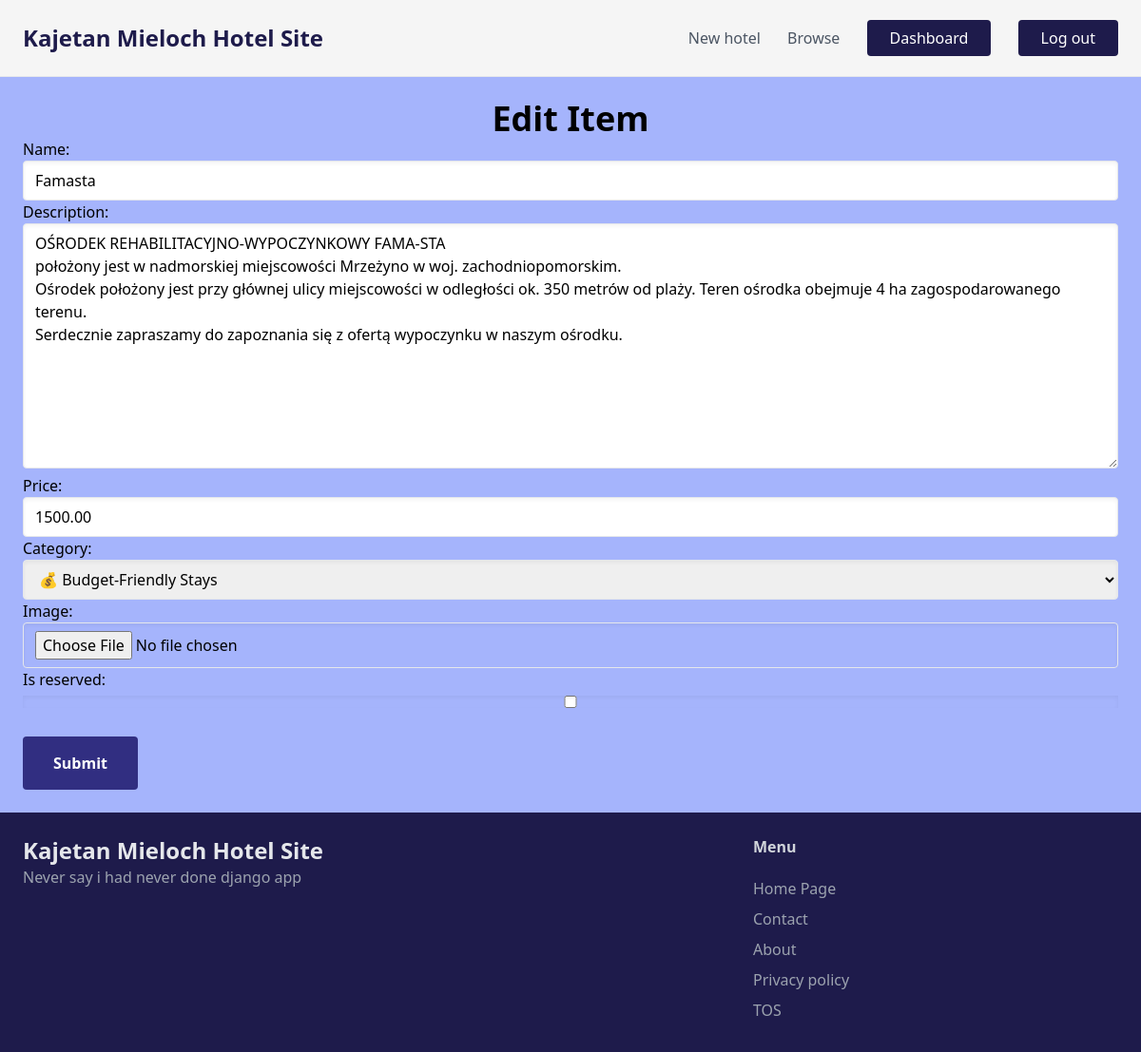
The page /items/1/edit (signed in) on the database its author committed.
### item/models.py (models this page shows, shortened)
class Item(models.Model):
    name = models.CharField(max_length=50)
    description = models.TextField()
    price = models.DecimalField(max_digits=6, decimal_places=2)
    category = models.ForeignKey(Category, on_delete=models.CASCADE)
    is_reserved = models.BooleanField(default=False)
    created_at = models.DateTimeField(auto_now_add=True)
    created_by = models.ForeignKey(User, related_name='items', on_delete=models.CASCADE)
    image = models.ImageField(upload_to='item_images')
    class Meta:
        verbose_name = 'Item'

class Category(models.Model):
    name = models.CharField(max_length=50)
    description = models.TextField()
    image = models.ImageField(upload_to='categories')
    class Meta:
        verbose_name = 'Category'
    def __str__(self):
        return self.name

### item/views.py (the view)
# urls.py: path('<int:pk>/edit', views.edit, name='edit'),
@login_required
def edit(request, pk):
    item = get_object_or_404(Item, pk=pk, created_by=request.user)
    if request.method == 'POST':
        form = EditItemForm(request.POST, request.FILES, instance=item)
        print("post")
        if form.is_valid():
            print('valid')
            item.save()
            return redirect('item:detail', pk=item.pk)
    else:
        form = EditItemForm(instance=item)
    return render(request, 'item/new.html', {
        'form': form,
        'title': 'Edit Item',
    })

### item/forms.py
class EditItemForm(forms.ModelForm):
    class Meta:
        model = Item
        fields = ('name', 'description', 'price', 'category', 'image', 'is_reserved')
        widgets = {
            'category': forms.Select(attrs={
                'class': INPUT_CLASSES
                }),
            'name': forms.TextInput(attrs={
                'class': INPUT_CLASSES
                }),
            'description': forms.Textarea(attrs={
                'class': INPUT_CLASSES
                }),
            'image': forms.FileInput(attrs={
                'class': INPUT_CLASSES
                }),
            'price': forms.TextInput(attrs={
                'class': INPUT_CLASSES
                }),
            'is_reserved': forms.CheckboxInput(attrs={
                'class': INPUT_CLASSES
                }),
        }

### item/templates/item/new.html (shortened to what this page needs)
{% extends "core/base.html" %}
{% block content %}
<h1 class="text-center text-4xl font-bold">{{title}}</h1>
<form method="post" action="." enctype="multipart/form-data">
    <div class="space-2">
        {{ form.as_p }}
    </div>
    <br><button class="py-4 px-8 bg-indigo-900 hover:bg-indigo-800 text-white font-bold py-2 px-4 rounded" type="submit">Submit</button>
</form>
{% endblock  %}

### rows shown on the page
Item: name "Famasta", description "OŚRODEK REHABILITACYJNO-WYPOCZYNKOWY FAMA-STA położony jest w nadmorskiej miejscowości Mrzeżyno w woj. zachodniopomorskim. Ośrodek położony jest przy głównej ulicy miejscowości w odległości ok. 350 metrów od plaży. Teren ośrodka obejmuje 4 ha zagospodarowanego terenu. Serdecznie zapraszamy do zapoznania się z ofertą wypoczynku w naszym ośrodku.", price "1500.00", category "💰 Budget-Friendly Stays"

### other values the page prints
{{ title }} "Edit Item"
